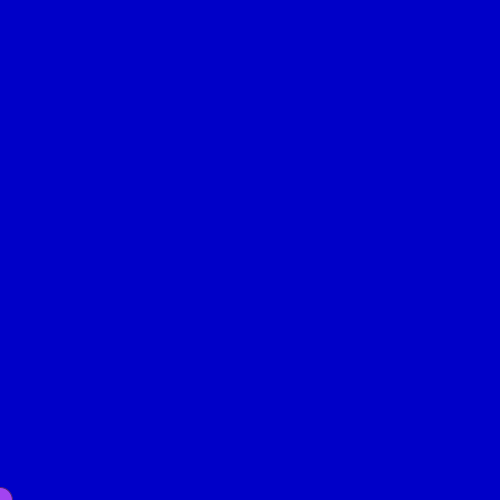
Frame 1 (no input)
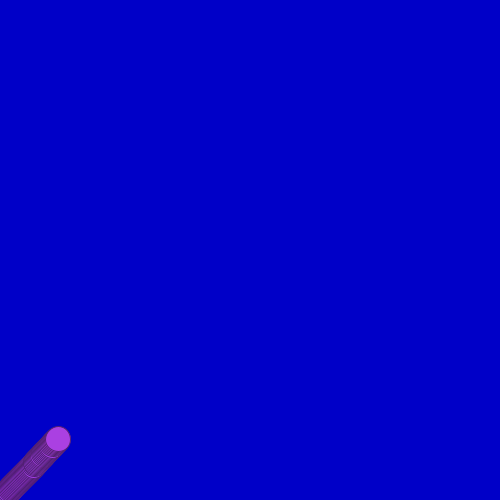
Frame 60 (the mouse pressed at the canvas centre just before this capture)
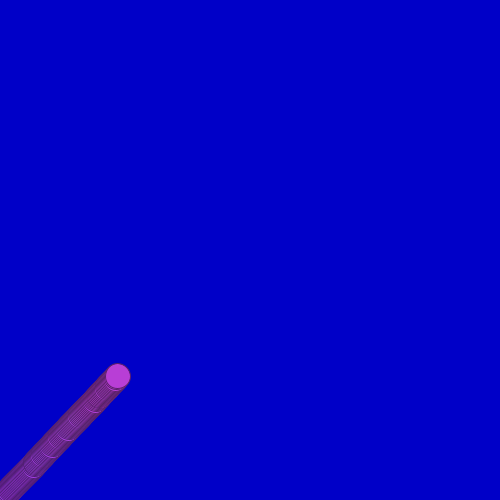
Frame 120 (the mouse held since frame 60 and released just before this capture)

The Processing sketch that drew these frames (run headless with seeded random() and noise(); from frame 60 on, the mouse is pressed at the canvas centre):

// Processing sketch: bila9b2D_losPrzyspieszenie
// ── bila9b2D_losPrzyspieszenie.pde
//"BILA" - MODEL RUCHU PUNKTU MATERIALNEGO - kolejne przybliżenia
//////////////////////////////////////////////////////////////////
//Program Processingu w trybie 2 - z widocznymi funkcjami
//////////////////////////////////////////////////////////////////
int FR=50; //Na ile kroków dzielimy sekundę?

void setup() //Jest wykonywane raz - po uruchomieniu
{
size(500,500);
//noSmooth();//Bez wygładzania lini? Po prostu odkomentować 
background(0,0,200);//rgB
frameRate(FR);
}

float h=0;
float x=0;
float vh=50;//prędkość pionowa w pikselach/SEKUNDE (!)
float vx=50;//prędkość pozioma
float ah=-10;//Przyśpieszenie/hamowanie - tylko w pionie
float M=0.75; //Wydajność odbicia sprężystego 1-B = ile energi kinetycznej się rozprasza nie wraca do prędkości po odbiciu

float R=random(255),G=random(255),B=random(255);
void draw() //Jest wykonywane w niewidocznej pętli
{
  //Wizualizacja
  R+=random(-2.0,2.0);
  G+=random(-2.0,2.0);
  B+=random(-2.0,2.0);//Losuje z zakresu i o tyle powiększa (jaki ujemna to pomniejsza)
  //print(R,' ');//,G,' ',B,"; ");
  fill(R,G,B);
  stroke(R/2,G/2,B/2);
  ellipse(x,height-h,25,25);
  
  //Właściwy model - losowa zmoana przyśpieszeń
  vh+=random(-10.0,30.0)*1/FR;//Sterowanie wg. preferencji
  vx+=random(-10.0,10.0)*1/FR;//może być asymetryczne - można zobaczyć do czego to prowadzi
  
  //Działanie przyśpieszeń
  vh+=ah*1/FR; //Powiększ prędkość o zmianę prędkości czyli przyśpieszenie pomnozone przez jednostkę czasu 
  h+=vh*1/FR; //Powieksz wysokość o drogę czyli prędkość pomnożąną przez jednostkę czasu
  x+=vx*1/FR; //Powiększ położenie poziome

  //Odbijamy od ścianek okna! Upraszczamy mechanizm odbicia
  if(h<0) 
  {
    vh=-vh*M;
    h=0; //Trochę oszukujemy
  }
  else
  if(height<h)
  {
    vh=-vh*M;
    h=height;//Trochę oszukujemy
  }
  //else //A jakby to wykomentować?
  if(x<0)
  {
     vx=-vx*M;
     x=0;//Trochę oszukujemy
  }
  else
  if(width<x)
  {
     vx=-vx*M;
     x=width;//Trochę oszukujemy
     //print(x,' ');
  }
}
